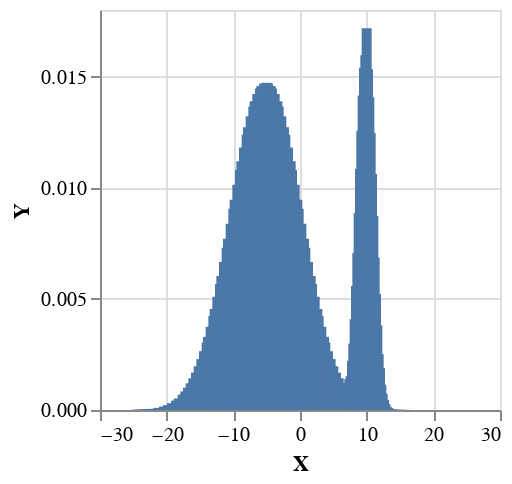

The notebook cell saved with this chart:
### Markdown cell above
This will work for any distribution in principle, but in practice it is unfeasibly slow for complex distributions. That said, quite a few interesting distributions can be expressed, like this mixture of Gaussians:

### Code cell
model2 = do
    p <- bernoulli 0.2
    if p then normal 10 1 else normal (-5) 5

plotVega $ histogram 250 0.2 model2

### Figure 1 — Vega-Lite specification as saved in the notebook (floating-point values rounded to 4 significant figures; data arrays with more than 128 entries replaced by an {"elided": "..."} marker saying what was removed)
{"$schema": "https://vega.github.io/schema/vega-lite/v4.json", "data": {"values": {"elided": "250 records"}}, "encoding": {"x": {"field": "X", "type": "quantitative"}, "y": {"field": "Y", "type": "quantitative"}}, "height": 200, "mark": "bar", "width": 200}
